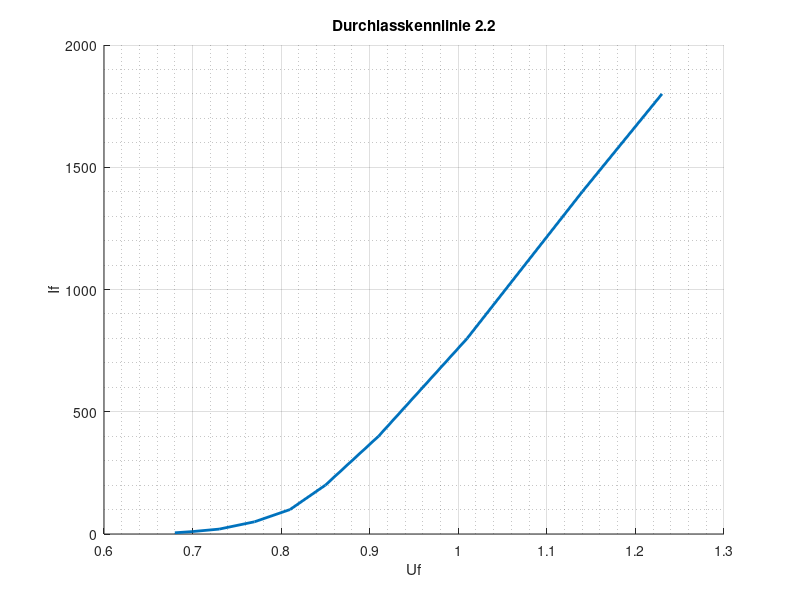
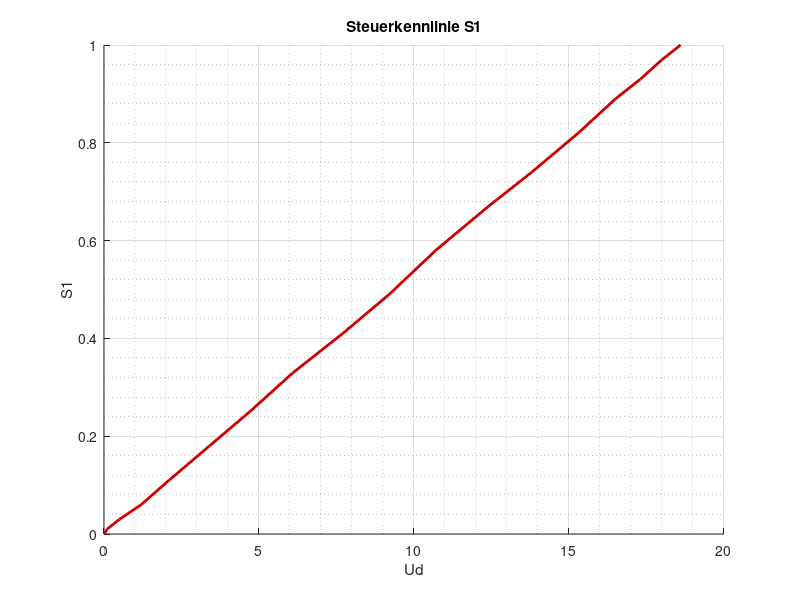
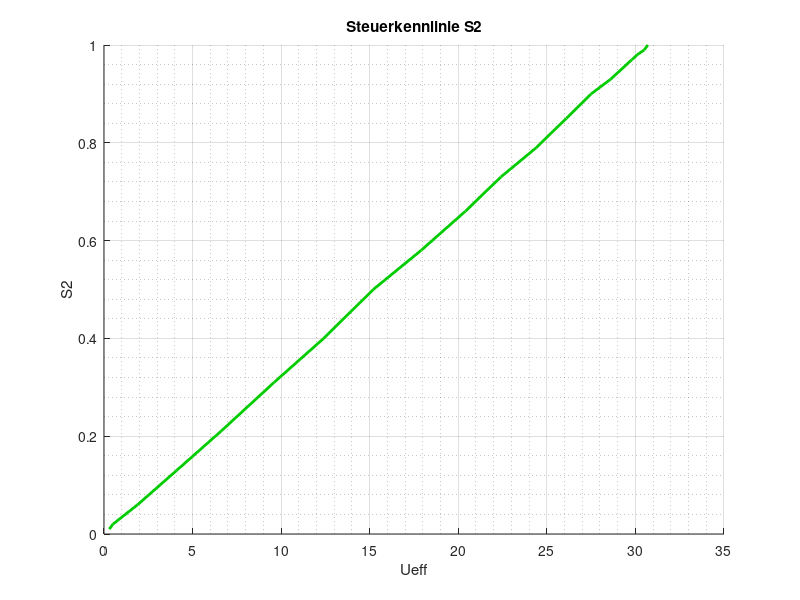
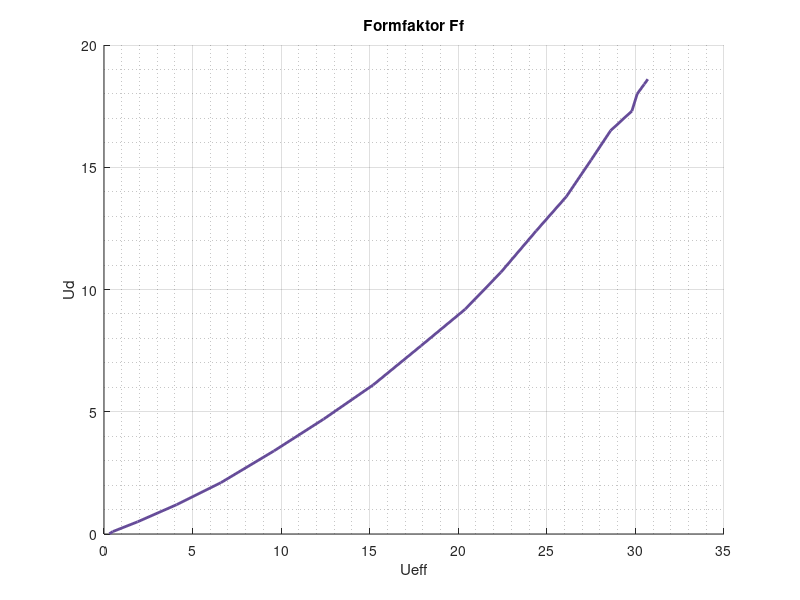

Recreate these plots in MATLAB, in order.
% erstellt von Oleksandra Baga

% Ubung 02 Elektrische Systeme - 2

% Matrizen zur graphisch Darstellung der Kennlinien

% 3.2
% Graphische Darstellung Durchlasskennlinie If

If_2 = [1800 1400 800 400 200 100 50 20 10 5];
Uf_2 = [1.23 1.14 1.01 0.91 0.85 0.81 0.77 0.73 0.70 0.68];

% Durchlasskennlinie
figure 
title ('Durchlasskennlinie 2.2')
grid on, grid minor
hold on
xlabel('Uf'), ylabel('If')
plot(Uf_2, If_2, 'LineWidth', 2, 'DisplayName','If = f (Uf)')

% ==================================
% 2.3
% Steuerkennlinien fur arithmetischen
% und geometrischen Mittelwert

% Vom Messprotokoll

Ud_3 = [18.6
        18.4
        18.0
        17.3
        16.5
        15.3
        13.8
        12.4
        10.7
        9.2
        7.7
        6.1
        4.7
        3.4
        2.1
        1.2
        0.5
        0.1
        0.01];
    
Ueff_3 = [30.7
          30.5
          30.1
          29.8
          28.6
          27.5
          26.1
          24.4
          22.4
          20.4
          17.9
          15.2
          12.4
          9.6
          6.6
          4.1
          1.9
          0.5
          0.3];
      
      
% Matrizen f?r graphische Darstellung

S1 = [1.00
      0.99
      0.97
      0.93
      0.89
      0.82
      0.74
      0.67
      0.58
      0.49
      0.41
      0.33
      0.25
      0.18
      0.11
      0.06
      0.03
      0.01
      0.00];

S2 = [1.00
      0.99
      0.98
      0.97
      0.93
      0.90
      0.85
      0.79
      0.73
      0.66
      0.58
      0.50
      0.40
      0.31
      0.21
      0.13
      0.06
      0.02
      0.01];
  
% 3.3
% Graphische Darstellung Steuerkennlinie S1 und S2

% S1
figure 
title ('Steuerkennlinie S1')
grid on, grid minor
hold on
xlabel('Ud'), ylabel('S1')
plot(Ud_3, S1, 'LineWidth', 2, 'DisplayName', 'Steuerkennlinie S1', 'Color', [0.8 0 0])

% S2
figure 
title ('Steuerkennlinie S2')
grid on, grid minor
hold on
xlabel('Ueff'), ylabel('S2')
plot(Ueff_3, S2, 'LineWidth', 2, 'DisplayName', 'Steuerkennlinie S1', 'Color', [0 0.8 0])

% 3.4
% Graphische Darstellung Ff

Ff = [1.65
      1.66
      1.67
      1.72
      1.73
      1.80
      1.89
      1.97
      2.09
      2.22
      2.32
      2.49
      2.64
      2.82
      3.14
      3.42
      3.80
      5.00
      30.00];

% Ff
figure 
title ('Formfaktor Ff')
grid on, grid minor
hold on
xlabel('Ueff'), ylabel('Ud'), zlabel('Ff')
plot3(Ueff_3, Ud_3, Ff, 'LineWidth', 2, 'DisplayName', 'Formfaktor Ff', 'Color', [0.4 0.3 0.6])


% 3.5
% Kontrollrechnungen

Udach = sqrt(2) * 40
Ud40 = (Udach/(2*pi)) * (1 + cosd(40))
Ud90 = (Udach/(2*pi)) * (1 + cosd(90))
Ud130 = (Udach/(2*pi)) * (1 + cosd(130))

Ueff40 = Udach/2 * sqrt (1 - (((40 * pi) / 180 - sind(80)/2)/pi))
Ueff90 = Udach/2 * sqrt (1 - (((90 * pi) / 180 - sind(180)/2)/pi))
Ueff130 = Udach/2 * sqrt (1 - (((130 * pi) / 180 - sind(260)/2)/pi))

Ff40 = Ueff40/Ud40
Ff90 = Ueff90/Ud90
Ff130 = Ueff130/Ud130

S1_40 = Ud40 / 18.6
S1_90 = Ud90 / 18.6
S1_130 = Ud130 / 18.6

S2_40 = Ueff40 / 30.7
S2_90 = Ueff90 / 30.7
S2_130 = Ueff130 / 30.7
